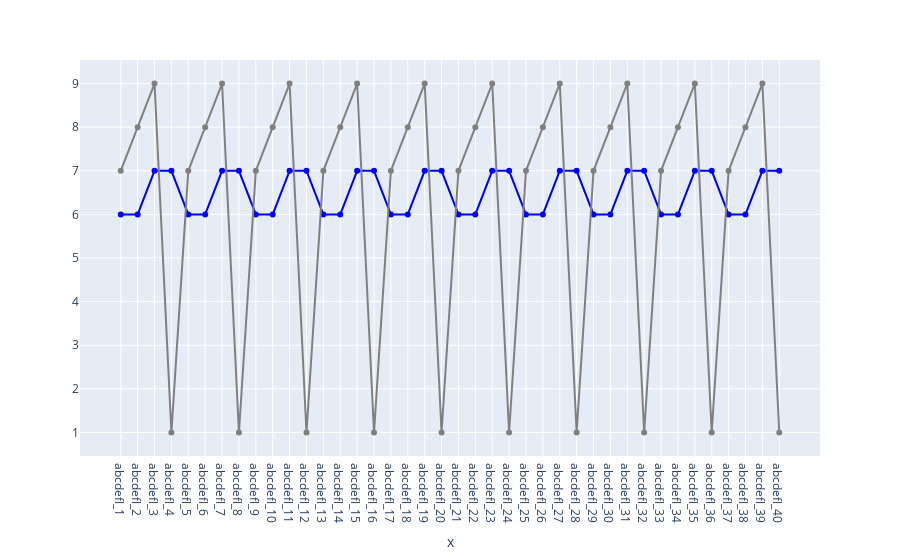

Notebook code cell kept with this figure:
### Markdown cell above
Y nghia cac cot

| Cot                          | Y nghia                                | Don vi | Phan loai |
| ---------------------------- | -------------------------------------- | ------ | --------- |
| Country                      | Dat nuoc dang song                     | none   | Nominal   |
| Age                          | Tuoi                                   | none   | Numeric   |
| Gender                       | Gioi tinh                              | none   | Numeric   |
| Education_Level              | Muc do hoc van                         | none   | Numeric   |
| BMI                          | Chi so BMI (18.5 - 35)                 | none   | Numeric   |
| Physical_Activity_Level      | Muc do hoat dong the chat              | none   | Ordinal   |
| Smoking_Status_level         | Trang thai hut thuoc                   | none   | Ordinal   |
| Alcohol_Consumption_Level    | Tan suat tieu thu ruou                 | none   | Ordinal   |
| do_get_Diabetes              | Co bi tieu duong khong                 | none   | binary    |
| do_get_Hypertension          | Co bi huyet ap cao khong               | none   | binary    |
| Cholesterol_Level            | Muc do Cholesterol                     | none   | ordinal   |
| do_Family_History            | Co nguoi nha bi Alzheimer’s khong      | none   | binary    |
| Cognitive_Test_Score         | Diem kiem tra tu duy                   | none   | Numeric   |
| Depression_Level             | Muc do tram cam                        | none   | ordinal   |
| Sleep_Quality_Level          | Chat luong giac ngu                    | none   | ordinal   |
| Diet_level                   | Chat luong bua an                      | none   | ordinal   |
| Air_Pollution_Exposure_level | Muc do tiep xuc voi o nhiem khong khi  | none   | ordinal   |
| Employment_Status            | Trang thai viec lam hien tai           | none   | nominal   |
| Marital_Status               | Trang thai hon nhan                    | none   | nominal   |
| do_get_Genetic_Risk_Factor   | Co dinh yeu to di truyen khong         | none   | binary    |
| Social_Engagement_Level      | muc do tham gia vao cong tac xa hoi    | none   | ordinal   |
| Income_Level                 | muc do thu nhap                        | none   | ordinal   |
| Stress_Levels                | muc do stress                          | none   | ordinal   |
| living_place_urban_or_rural  | noi song                               | none   | nominal   |
| do_get_Alzheimer             | bien muc tieu, co bi Alzheimer’s khong | none   | binary    |

Marital_Status = "Widowed":có nghĩa là góa, tức là một người đã mất vợ hoặc chồng.

**do_get_Alzheimer**

- Yes: Co bi Alzheimer
- No: Khong bi Alzheimer

### Code cell
import pandas as pd
import plotly.express as px

# Tạo dữ liệu
a = [f"abcdefl_{item}" for item in range(1, 40 + 1, 1)]
b = [6, 6, 7, 7] * 10
c = [7, 8, 9, 1] * 10

# Chuyển đổi dữ liệu từ wide format sang long format
df = pd.DataFrame({"x": a, "b": b, "c": c})
df_long = df.melt(
    id_vars=["x"], value_vars=["b", "c"], var_name="Category", value_name="y"
)

# Vẽ biểu đồ với màu tùy chỉnh
fig = px.line(
    df_long,
    x="x",
    y="y",
    color="Category",  # Phân biệt hai đường theo giá trị `b` và `c`
    markers=True,
    color_discrete_map={"b": "blue", "c": "gray"},  # Đặt màu: "b" là xanh, "c" là xám
)

fig.update_layout(
    showlegend=False,
    yaxis=dict(
        title="",
    ),
)

# Hiển thị biểu đồ
fig.show()

### Figure 1 — Plotly figure (JSON) as saved in the notebook; plotly's stock layout.template omitted (floating-point values rounded to 4 significant figures)
{"data": [{"hovertemplate": "Category=b<br>y=%{y}<extra></extra>", "legendgroup": "b", "line": {"color": "blue", "dash": "solid"}, "marker": {"symbol": "circle"}, "mode": "lines+markers", "name": "b", "orientation": "v", "showlegend": true, "type": "scatter", "x": ["abcdefl_1", "abcdefl_2", "abcdefl_3", "abcdefl_4", "abcdefl_5", "abcdefl_6", "abcdefl_7", "abcdefl_8", "abcdefl_9", "abcdefl_10", "abcdefl_11", "abcdefl_12", "abcdefl_13", "abcdefl_14", "abcdefl_15", "abcdefl_16", "abcdefl_17", "abcdefl_18", "abcdefl_19", "abcdefl_20", "abcdefl_21", "abcdefl_22", "abcdefl_23", "abcdefl_24", "abcdefl_25", "abcdefl_26", "abcdefl_27", "abcdefl_28", "abcdefl_29", "abcdefl_30", "abcdefl_31", "abcdefl_32", "abcdefl_33", "abcdefl_34", "abcdefl_35", "abcdefl_36", "abcdefl_37", "abcdefl_38", "abcdefl_39", "abcdefl_40"], "xaxis": "x", "y": [6, 6, 7, 7, 6, 6, 7, 7, 6, 6, 7, 7, 6, 6, 7, 7, 6, 6, 7, 7, 6, 6, 7, 7, 6, 6, 7, 7, 6, 6, 7, 7, 6, 6, 7, 7, 6, 6, 7, 7], "yaxis": "y"}, {"hovertemplate": "Category=c<br>y=%{y}<extra></extra>", "legendgroup": "c", "line": {"color": "gray", "dash": "solid"}, "marker": {"symbol": "circle"}, "mode": "lines+markers", "name": "c", "orientation": "v", "showlegend": true, "type": "scatter", "x": ["abcdefl_1", "abcdefl_2", "abcdefl_3", "abcdefl_4", "abcdefl_5", "abcdefl_6", "abcdefl_7", "abcdefl_8", "abcdefl_9", "abcdefl_10", "abcdefl_11", "abcdefl_12", "abcdefl_13", "abcdefl_14", "abcdefl_15", "abcdefl_16", "abcdefl_17", "abcdefl_18", "abcdefl_19", "abcdefl_20", "abcdefl_21", "abcdefl_22", "abcdefl_23", "abcdefl_24", "abcdefl_25", "abcdefl_26", "abcdefl_27", "abcdefl_28", "abcdefl_29", "abcdefl_30", "abcdefl_31", "abcdefl_32", "abcdefl_33", "abcdefl_34", "abcdefl_35", "abcdefl_36", "abcdefl_37", "abcdefl_38", "abcdefl_39", "abcdefl_40"], "xaxis": "x", "y": [7, 8, 9, 1, 7, 8, 9, 1, 7, 8, 9, 1, 7, 8, 9, 1, 7, 8, 9, 1, 7, 8, 9, 1, 7, 8, 9, 1, 7, 8, 9, 1, 7, 8, 9, 1, 7, 8, 9, 1], "yaxis": "y"}], "layout": {"legend": {"title": {"text": "Category"}, "tracegroupgap": 0}, "margin": {"t": 60}, "showlegend": false, "xaxis": {"anchor": "y", "domain": [0, 1], "title": {"text": "x"}}, "yaxis": {"anchor": "x", "domain": [0, 1], "title": {"text": ""}}}}
